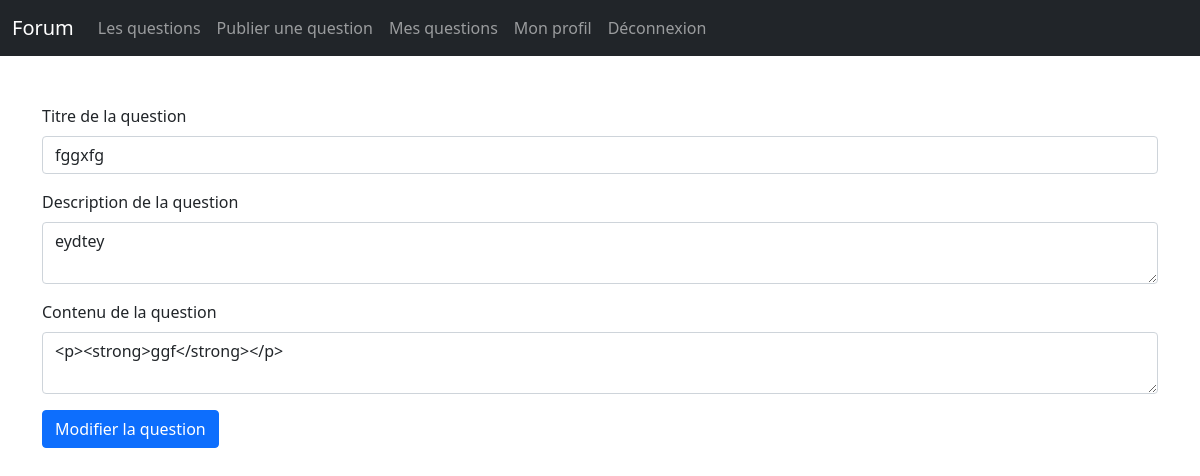
The app's page /monsuperforum/edit-question.php?id=3 (signed in) with its own data.
### tables this page shows
CREATE TABLE IF NOT EXISTS `questions` (
  `id` int(11) NOT NULL AUTO_INCREMENT,
  `titre` varchar(255) NOT NULL,
  `description` varchar(255) NOT NULL,
  `contenu` varchar(255) NOT NULL,
  `id_auteur` int(11) NOT NULL,
  `pseudo_auteur` varchar(255) NOT NULL,
  `date_publication` text NOT NULL,
  PRIMARY KEY (`id`)
);

### monsuperforum/actions/questions/getInfosOfEditedQuestionAction.php (called while the page is built)
<?php
require('actions/database.php');
if(isset($_GET['id']) AND !empty($_GET['id'])){
    $idOfQuestion = $_GET['id'];
    $checkIfQuestionExists = $bdd->prepare('SELECT * FROM questions WHERE id = ?');
    $checkIfQuestionExists->execute(array($idOfQuestion));
    if($checkIfQuestionExists->rowCount() > 0){
        $questionInfos = $checkIfQuestionExists->fetch();
        if($questionInfos['id_auteur'] == $_SESSION['id']){
            $question_title = $questionInfos['titre'];
            $question_description = $questionInfos['description'];
            $question_content = $questionInfos['contenu'];
            $allowed_value = "<p><strong><em><span><h1><h2><h3><h4><h5><pre>";
            $question_content = strip_tags($question_content, $allowed_value);
        }else{
            $errorMsg = "Vous n'êtes pas l'auteur de cette question";
        }
    }else{
        $errorMsg = "Aucune question n'a été trouvée";
    }
}else{
    $errorMsg = "Aucune question n'a été trouvée";
}

### monsuperforum/edit-question.php (the view, shortened to what this page needs)
<?php
    require('actions/questions/getInfosOfEditedQuestionAction.php');
?>
<!DOCTYPE html>
<html lang="en">
<?php include 'includes/head.php'; ?>
<body>
    <?php include 'includes/navbar.php'; ?>
    <br><br>
    <div class="container">
        <?php
            if(isset($question_content)){
                ?>
                <form method="POST">
                    <div class="mb-3">
                        <label for="exampleInputEmail1" class="form-label">Titre de la question</label>
                        <input type="text" class="form-control" name="title" value="<?= $question_title; ?>">
                    </div>
                    <div class="mb-3">
                        <label for="exampleInputEmail1" class="form-label">Description de la question</label>
                        <textarea class="form-control" name="description"><?= $question_description; ?></textarea>
                    </div>
                    <div class="mb-3">
                        <label for="exampleInputEmail1" class="form-label">Contenu de la question</label>
                        <textarea type="text" class="form-control" name="content"><?= $question_content; ?></textarea>
                    </div>
                    <button type="submit" class="btn btn-primary" name="validate">Modifier la question</button>
                </form>
                <?php
            }
        ?>
    </div>
</body>
</html>

### records on screen
questions: title "fggxfg", description "eydtey", content "<p><strong>ggf</strong></p>"
